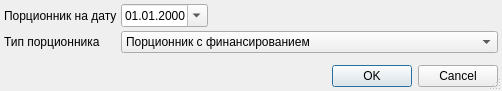
<?xml version="1.0" encoding="UTF-8"?>
<ui version="4.0">
 <class>ExtraFeedReportDialog</class>
 <widget class="QDialog" name="ExtraFeedReportDialog">
  <property name="windowModality">
   <enum>Qt::ApplicationModal</enum>
  </property>
  <property name="geometry">
   <rect>
    <x>0</x>
    <y>0</y>
    <width>502</width>
    <height>91</height>
   </rect>
  </property>
  <property name="windowTitle">
   <string>параметры отчёта</string>
  </property>
  <property name="sizeGripEnabled">
   <bool>true</bool>
  </property>
  <layout class="QGridLayout" name="gridLayout">
   <property name="margin">
    <number>4</number>
   </property>
   <property name="spacing">
    <number>4</number>
   </property>
   <item row="0" column="0">
    <widget class="QLabel" name="lblBegDate">
     <property name="sizePolicy">
      <sizepolicy hsizetype="Maximum" vsizetype="Preferred">
       <horstretch>0</horstretch>
       <verstretch>0</verstretch>
      </sizepolicy>
     </property>
     <property name="text">
      <string>Порционник на дату</string>
     </property>
     <property name="buddy">
      <cstring>edtBegDate</cstring>
     </property>
    </widget>
   </item>
   <item row="0" column="1">
    <widget class="CDateEdit" name="edtBegDate">
     <property name="sizePolicy">
      <sizepolicy hsizetype="Maximum" vsizetype="Fixed">
       <horstretch>0</horstretch>
       <verstretch>0</verstretch>
      </sizepolicy>
     </property>
     <property name="displayFormat">
      <string>dd.MM.yyyy</string>
     </property>
     <property name="calendarPopup">
      <bool>true</bool>
     </property>
    </widget>
   </item>
   <item row="0" column="2">
    <spacer>
     <property name="orientation">
      <enum>Qt::Horizontal</enum>
     </property>
     <property name="sizeHint" stdset="0">
      <size>
       <width>91</width>
       <height>20</height>
      </size>
     </property>
    </spacer>
   </item>
   <item row="2" column="0" colspan="2">
    <spacer>
     <property name="orientation">
      <enum>Qt::Vertical</enum>
     </property>
     <property name="sizeHint" stdset="0">
      <size>
       <width>129</width>
       <height>20</height>
      </size>
     </property>
    </spacer>
   </item>
   <item row="3" column="0" colspan="3">
    <widget class="QDialogButtonBox" name="buttonBox">
     <property name="orientation">
      <enum>Qt::Horizontal</enum>
     </property>
     <property name="standardButtons">
      <set>QDialogButtonBox::Cancel|QDialogButtonBox::Ok</set>
     </property>
    </widget>
   </item>
   <item row="1" column="0">
    <widget class="QLabel" name="lblTypePrint">
     <property name="text">
      <string>Тип порционника</string>
     </property>
    </widget>
   </item>
   <item row="1" column="1" colspan="2">
    <widget class="QComboBox" name="cmbTypePrint">
     <item>
      <property name="text">
       <string>Порционник с финансированием</string>
      </property>
     </item>
     <item>
      <property name="text">
       <string>Порционник с финансированием для пациентов</string>
      </property>
     </item>
     <item>
      <property name="text">
       <string>Порционник с финансированием для лиц по уходу</string>
      </property>
     </item>
    </widget>
   </item>
  </layout>
 </widget>
 <customwidgets>
  <customwidget>
   <class>CDateEdit</class>
   <extends>QDateEdit</extends>
   <header>library/DateEdit</header>
  </customwidget>
 </customwidgets>
 <tabstops>
  <tabstop>edtBegDate</tabstop>
  <tabstop>buttonBox</tabstop>
 </tabstops>
 <resources/>
 <connections>
  <connection>
   <sender>buttonBox</sender>
   <signal>accepted()</signal>
   <receiver>ExtraFeedReportDialog</receiver>
   <slot>accept()</slot>
   <hints>
    <hint type="sourcelabel">
     <x>112</x>
     <y>177</y>
    </hint>
    <hint type="destinationlabel">
     <x>102</x>
     <y>90</y>
    </hint>
   </hints>
  </connection>
  <connection>
   <sender>buttonBox</sender>
   <signal>rejected()</signal>
   <receiver>ExtraFeedReportDialog</receiver>
   <slot>reject()</slot>
   <hints>
    <hint type="sourcelabel">
     <x>225</x>
     <y>177</y>
    </hint>
    <hint type="destinationlabel">
     <x>236</x>
     <y>76</y>
    </hint>
   </hints>
  </connection>
 </connections>
</ui>
